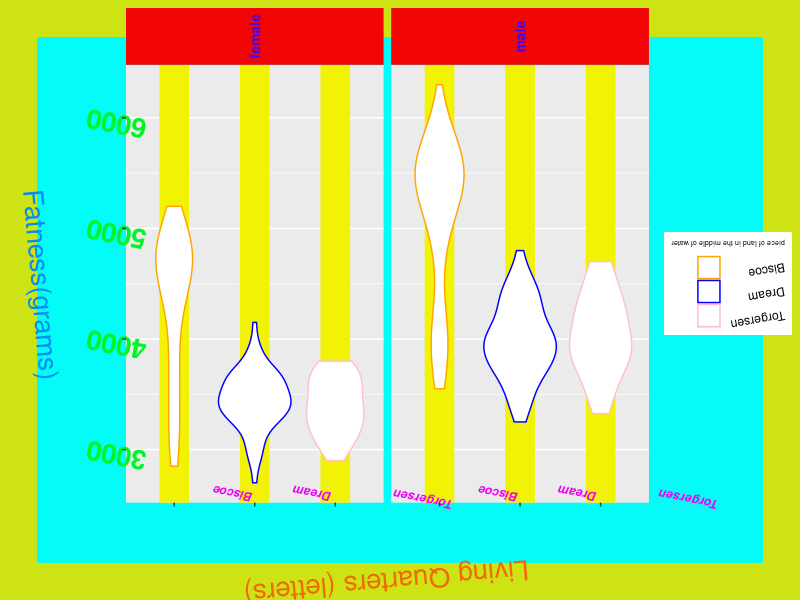
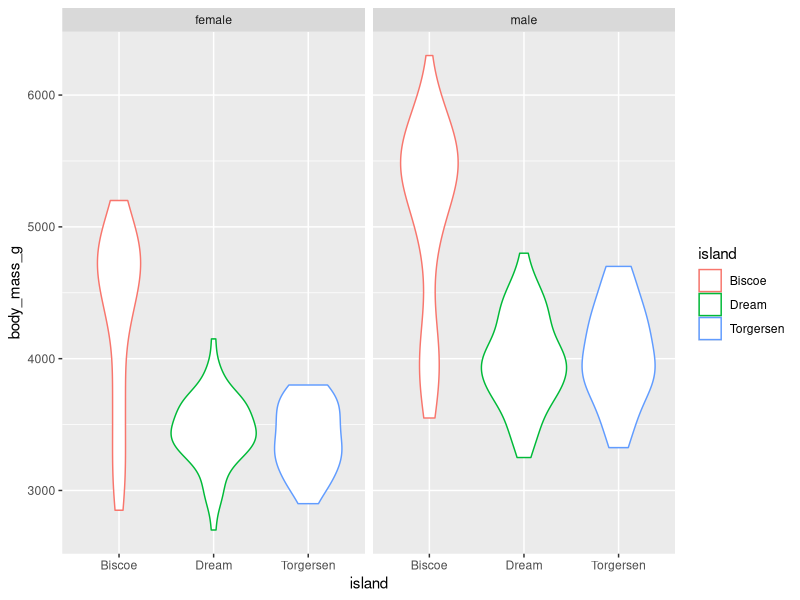
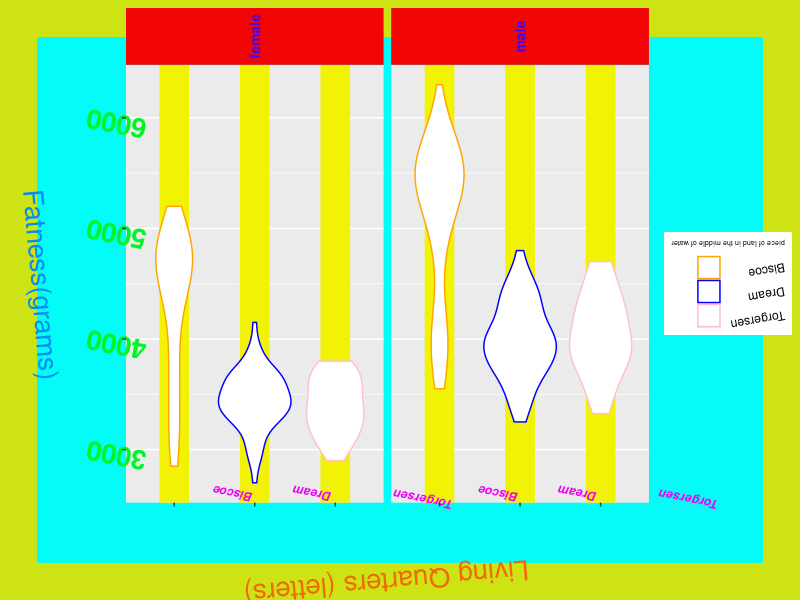

Source code (R) for these figures, in order:
library(tidyverse)
library(palmerpenguins)

p <- penguins[!is.na(penguins$sex),] %>% 
  ggplot(aes(x=island,
             y=body_mass_g,
             color = island)) +
  geom_violin() +
  facet_wrap(~sex)
ggsave("./my_penguin_plot.png",width=12, height =2, dpi =150) #save plot as an image. 


p2 <- p + 
  labs(x = "Living Quarters (letters)", y = "Fatness(grams)", Color = "Island")+ 
  theme(axis.text.x = element_text(angle = 169,
                                   hjust=2,
                                   vjust = .5,
                                   face = "bold.italic",
                                   color = "#ed00f5"),
        axis.text.y= element_text(angle = 169,
                                  size = 20,
                                  face = "bold",
                                  color = "#00f529"),
        plot.background =  element_rect(color="#cee314",
                                        fill = "#03fcf8",
                                        linewidth = 25,
                                        linetype = "solid"), 
        panel.grid.major.x = element_line(color= "#f2f205", linetype = 1,
                                          lineend = "butt", linewidth = 10),
        strip.background = element_rect(fill= "#f20505"),
        strip.text = element_text(size= 10,
                                  face = "bold",
                                  color = "#4005f2",
                                  angle = 90),
        axis.title.y = element_text(angle = 275,
                                    size = 20,
                                    color = "#058bf2"),
        axis.title.x = element_text(angle = 185,
                                    size = 20,
                                    color = "#f26805")) +
  labs(color="piece of land in the middle of water") +
  scale_color_manual(values = c("orange","blue","pink")) +
  theme(legend.title = element_text(angle = 180,
                                    size = 5),
        legend.text = element_text(angle = 190))


p2

ggsave(p2, filename= "./ugly.png", height = 8, width = 8)



